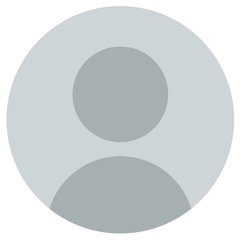
#> input picture img/avatar-placeholder.jpg, 240 x 240 px, given in place of new-home-full-unopened-boxes.jpg, which was not available
$ python optimize_images.py
#> lines starting #> are read from the running program, lines starting #| are printed output that depends on the picture; pictures that were not available may be replaced by others from this repository, and a replacement may not be noted
import os
from PIL import Image, ImageOps

SRC = r"C:\Users\ray\Downloads\Transportes Mallorca-20260831T124637Z-1-001\Transportes Mallorca"
DST = r"C:\Users\ray\Downloads\Transportes Mallorca-20260831T124637Z-1-001\website\img"

os.makedirs(DST, exist_ok=True)

def save_resized(src_rel, dst_name, max_w, quality=78, crop_ratio=None):
#> called with src_rel = 'new-home-full-unopened-boxes.jpg', dst_name = 'hero-mudanzas-mallorca.jpg', max_w = 1920, quality = 80, crop_ratio = 1.78
    path = os.path.join(SRC, src_rel)
    im = Image.open(path)
#> im is the input picture: PIL image 240x240 RGB; mean R, G, B 209.5, 215.5, 217.4
    im = ImageOps.exif_transpose(im)
    if im.mode in ("RGBA", "P"):
        bg = Image.new("RGB", im.size, (255, 255, 255))
        im = im.convert("RGBA")
        bg.paste(im, mask=im.split()[-1])
        im = bg
    else:
        im = im.convert("RGB")

    if crop_ratio:
        w, h = im.size
#> w = 240; h = 240
        target_ratio = crop_ratio
        cur_ratio = w / h
#> cur_ratio = 1
        if cur_ratio > target_ratio:
            new_w = int(h * target_ratio)
            offset = (w - new_w) // 2
            im = im.crop((offset, 0, offset + new_w, h))
        else:
            new_h = int(w / target_ratio)
#> new_h = 135
            offset = (h - new_h) // 2
#> offset = 52
            im = im.crop((0, offset, w, offset + new_h))
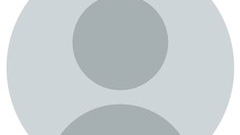
#> im: PIL image 240x135 RGB; mean R, G, B 199, 206.6, 209

    w, h = im.size
#> h = 135
    if w > max_w:
        new_h = int(h * (max_w / w))
        im = im.resize((max_w, new_h), Image.LANCZOS)

    out_path = os.path.join(DST, dst_name)
    im.save(out_path, "JPEG", quality=quality, optimize=True, progressive=True)
    print(dst_name, im.size, os.path.getsize(out_path) // 1024, "KB")
#| hero-mudanzas-mallorca.jpg (240, 135) 2 KB


# Hero (wide banner crop)
save_resized("new-home-full-unopened-boxes.jpg",
             "hero-mudanzas-mallorca.jpg", 1920, quality=80, crop_ratio=16/9)

# OG / social share image
save_resized("new-home-full-unopened-boxes.jpg",
             "og-image.jpg", 1200, quality=75, crop_ratio=1200/630)
#> call 2 of save_resized, with src_rel = 'new-home-full-unopened-boxes.jpg', dst_name = 'og-image.jpg', max_w = 1200, quality = 75, crop_ratio = 1.9
#> in save_resized (call 2), `im = im.crop((0, offset, w, offset + new_h))`:
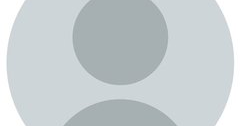
#> im: PIL image 240x126 RGB; mean R, G, B 198.7, 206.3, 208.8
#| og-image.jpg (240, 126) 1 KB

# Truck photos
save_resized("camion-usado-ocasion-segunda-mano-semi-nuevo-3500-kg-pma-nissan-nt400-cabstar-cerrado-trampilla-puerta-elevadora.jpg",
             "camion-transporte-mallorca.jpg", 1000, quality=80)
#> call 3 of save_resized, with dst_name = 'camion-transporte-mallorca.jpg', max_w = 1000, quality = 80
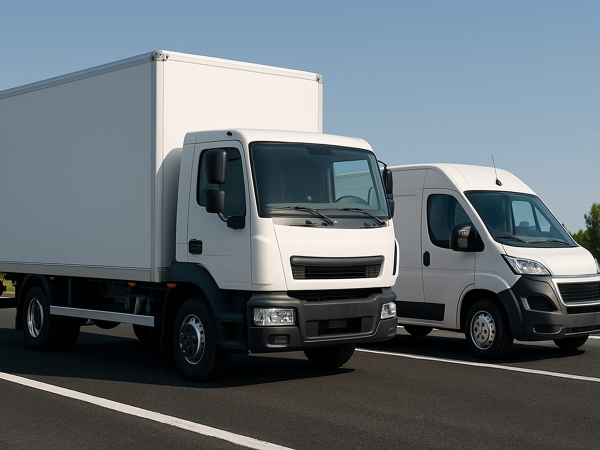
#> input picture img/flota-camion-furgoneta.jpg, 1200 x 900 px, given in place of -nissan-nt400-cabstar-cerrado-trampilla-puerta-elevadora.jpg, which was not available (shown at 1/2 size)
#> in save_resized, im is the input picture: PIL image 1200x900 RGB; mean R, G, B 99.4, 109.4, 115.9
#> in save_resized (call 3), `im = im.resize((max_w, new_h), Image.LANCZOS)`:
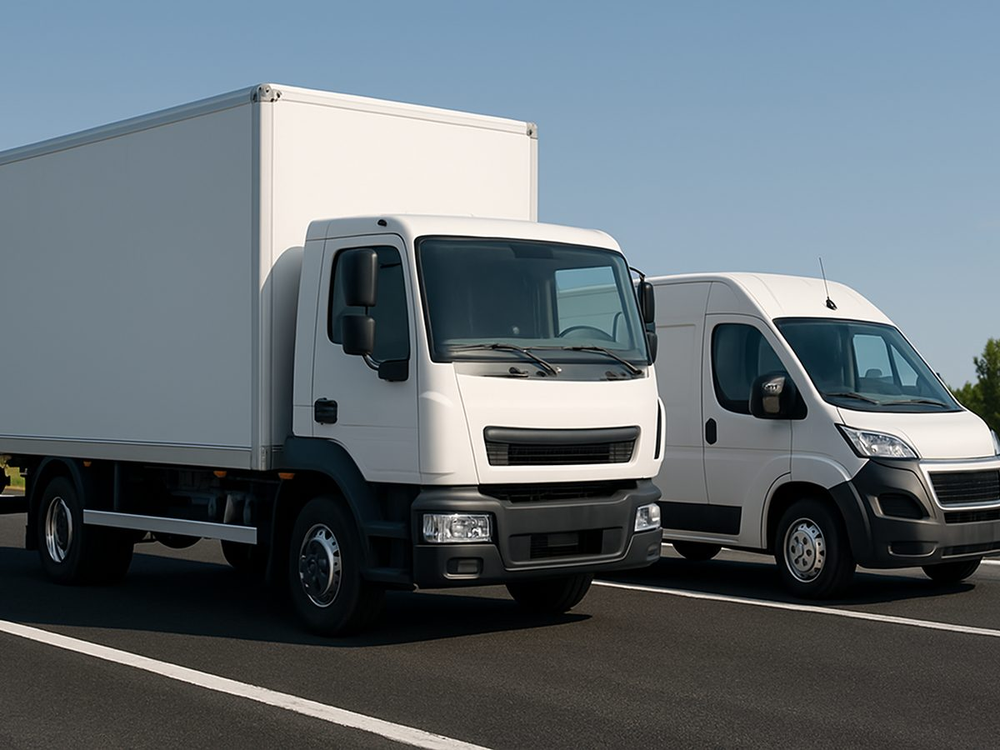
#> im: PIL image 1000x750 RGB; mean R, G, B 99.4, 109.4, 116
#| camion-transporte-mallorca.jpg (1000, 750) 75 KB

# NOTE: da7ed7b0-...jpg is NOT a vehicle photo, it's a generic gray avatar-placeholder
# graphic (two blank profile circles). Kept separately as img/avatar-placeholder.jpg
# for testimonial cards, cropped to a single circle. Do not use it for the fleet section.

save_resized("front-view-delivery-men-job-concept.jpg",
             "equipo-mudanzas-mallorca.jpg", 1200, quality=78, crop_ratio=4/3)
#| equipo-mudanzas-mallorca.jpg (1200, 900) 101 KB

# Gallery (real jobs)
gallery = [
    ("fotos servicios hechos/image00001.jpeg", "trabajo-mudanza-01.jpg"),
    ("fotos servicios hechos/image00005.jpeg", "trabajo-mudanza-02.jpg"),
    ("fotos servicios hechos/image00010.jpeg", "trabajo-mudanza-03.jpg"),
    ("fotos servicios hechos/image00015.jpeg", "trabajo-mudanza-04.jpg"),
    ("fotos servicios hechos/image00020.jpeg", "trabajo-mudanza-05.jpg"),
    ("fotos servicios hechos/image00025.jpeg", "trabajo-mudanza-06.jpg"),
]
for src, dst in gallery:
#> (the run stopped early here; a loop or call above may not have finished)
